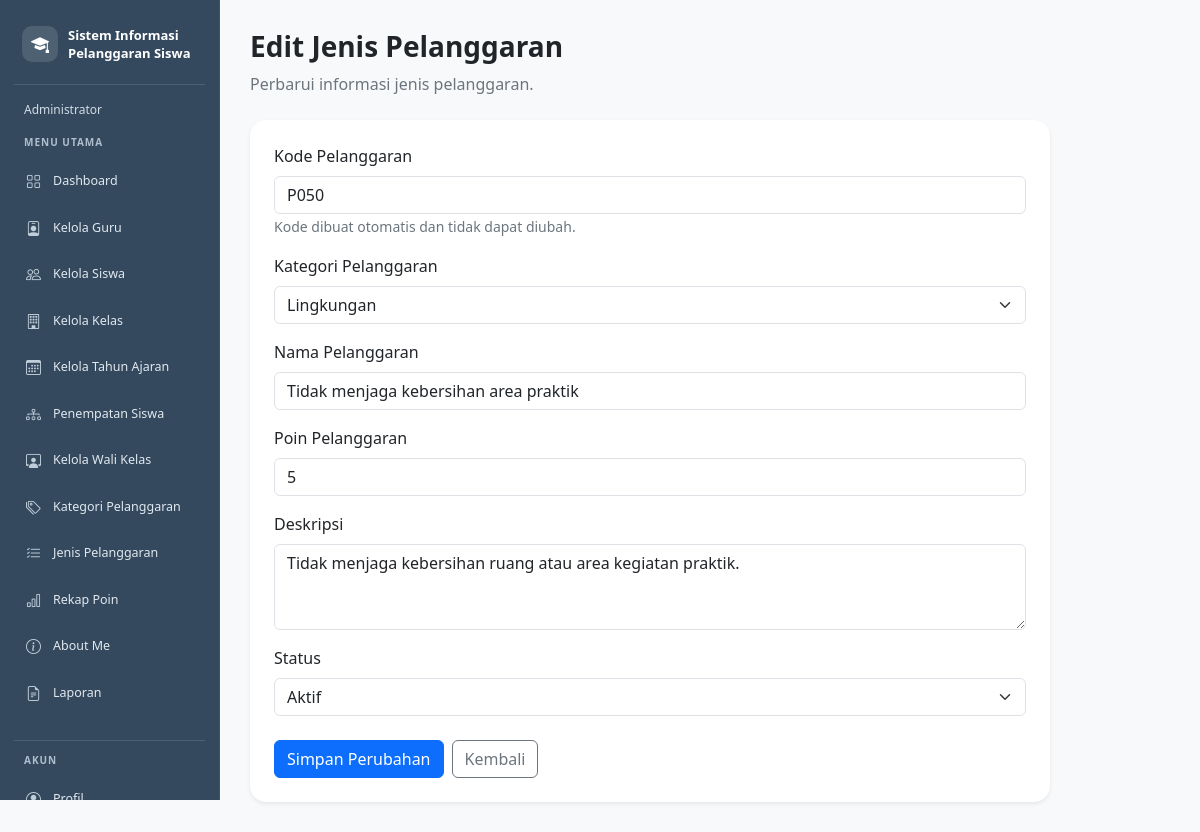
The app's page /edit_pelanggaran.php?id=50 (signed in) with its own data.
### tables this page shows
CREATE TABLE `t_pelanggaran` (
  `id` int(11) NOT NULL,
  `pelanggaran_kategori_id` int(11) NOT NULL,
  `kode` varchar(30) NOT NULL,
  `nama` varchar(150) NOT NULL,
  `poin` int(11) NOT NULL,
  `deskripsi` text NOT NULL,
  `status_aktif` tinyint(1) NOT NULL,
  `created_at` timestamp NOT NULL DEFAULT current_timestamp(),
  `updated_at` timestamp NOT NULL DEFAULT current_timestamp()
);

CREATE TABLE `t_pelanggaran_kategori` (
  `id` int(11) NOT NULL,
  `nama` varchar(100) NOT NULL,
  `deskripsi` text NOT NULL,
  `status_aktif` tinyint(1) NOT NULL,
  `created_at` timestamp NOT NULL DEFAULT current_timestamp(),
  `updated_at` timestamp NOT NULL DEFAULT current_timestamp()
);

### edit_pelanggaran.php (the view, shortened to what this page needs)
<?php
include "config/koneksi.php";
$id = (int)($_GET['id'] ?? $_POST['id'] ?? 0);
$stmt = mysqli_prepare($koneksi,
    "SELECT * FROM t_pelanggaran WHERE id = ?"
);
mysqli_stmt_bind_param($stmt, "i", $id);
mysqli_stmt_execute($stmt);
$data = mysqli_stmt_get_result($stmt);
$pelanggaran = mysqli_fetch_assoc($data);
$kategori = mysqli_query($koneksi,
    "SELECT id, nama FROM t_pelanggaran_kategori
     WHERE status_aktif = 1
        OR id = " . (int)$pelanggaran['pelanggaran_kategori_id'] . "
     ORDER BY nama ASC"
);
?>
<!DOCTYPE html>
<html lang="id">
<head>
    <link href="https://cdn.jsdelivr.net/npm/bootstrap@5.3.3/dist/css/bootstrap.min.css" rel="stylesheet">
</head>
<body class="bg-light">
<?php include "includes/sidebar.php"; ?>
<main style="margin-left:220px; padding:30px; min-height:100vh;">
    <h3 class="fw-bold">Edit Jenis Pelanggaran</h3>
    <p class="text-secondary mb-4">Perbarui informasi jenis pelanggaran.</p>
    <div class="card border-0 shadow-sm rounded-4" style="max-width:800px;">
        <div class="card-body p-4">
            <form method="POST">
                <div class="mb-3">
                    <label class="form-label">Kode Pelanggaran</label>
                    <input type="text" class="form-control"
                           value="<?= htmlspecialchars($pelanggaran['kode']) ?>" readonly>
                    <small class="text-secondary">Kode dibuat otomatis dan tidak dapat diubah.</small>
                </div>
                <div class="mb-3">
                    <label class="form-label">Kategori Pelanggaran</label>
                    <select name="pelanggaran_kategori_id" class="form-select" required>
                        <?php while ($k = mysqli_fetch_assoc($kategori)): ?>
                            <option value="<?= (int)$k['id'] ?>"
                                <?= (int)$pelanggaran['pelanggaran_kategori_id'] === (int)$k['id'] ? 'selected' : '' ?>>
                                <?= htmlspecialchars($k['nama']) ?>
                            </option>
                        <?php endwhile; ?>
                    </select>
                </div>
                <div class="mb-3">
                    <label class="form-label">Nama Pelanggaran</label>
                    <input type="text" name="nama" class="form-control"
                           maxlength="150" required
                           value="<?= htmlspecialchars($pelanggaran['nama']) ?>">
                </div>
                <div class="mb-3">
                    <label class="form-label">Poin Pelanggaran</label>
                    <input type="number" name="poin" class="form-control"
                           min="0" required
                           value="<?= htmlspecialchars((string)$pelanggaran['poin']) ?>">
                </div>
                <div class="mb-3">
                    <label class="form-label">Deskripsi</label>
                    <textarea name="deskripsi" class="form-control" rows="3"><?= htmlspecialchars($pelanggaran['deskripsi'] ?? '') ?></textarea>
                </div>
                <div class="mb-4">
                    <label class="form-label">Status</label>
                    <select name="status_aktif" class="form-select">
                        <option value="1" <?= (string)$pelanggaran['status_aktif'] === '1' ? 'selected' : '' ?>>Aktif</option>
                    </select>
                </div>
                <div class="d-flex gap-2">
                    <button type="submit" class="btn btn-primary">Simpan Perubahan</button>
                    <a href="pelanggaran.php" class="btn btn-outline-secondary">Kembali</a>
                </div>
            </form>
        </div>
    </div>
</main>
</body>
</html>

### records on screen
t_pelanggaran: kode "P050", pelanggaran_kategori_id "Lingkungan", nama "Tidak menjaga kebersihan area praktik", poin "5", deskripsi "Tidak menjaga kebersihan ruang atau area kegiatan praktik.", status_aktif "Aktif"

### other values on screen
$labelRole "Administrator"
$menu[0] "Dashboard"
$menu[0] "Kelola Guru"
$menu[0] "Kelola Siswa"
$menu[0] "Kelola Kelas"
$menu[0] "Kelola Tahun Ajaran"
$menu[0] "Penempatan Siswa"
$menu[0] "Kelola Wali Kelas"
$menu[0] "Kategori Pelanggaran"
$menu[0] "Jenis Pelanggaran"
$menu[0] "Rekap Poin"
$menu[0] "About Me"
$menu[0] "Laporan"
